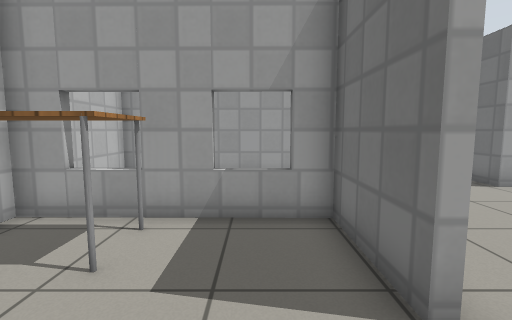
[1] (above)

17 first-person views from a walk through a Gazebo world. The camera is 0.9 m above the floor, tilts 6° down and sees 85° across. The floor is counted in squares, 0.5 m on a side. Each view is taken from the middle of a square. On the plan, view 1 faces up. The plan holds only what a view shows up to about 15 squares ahead; the rest is blank. Simple patterns stand in for the simulator's built-in surfaces.

[2]
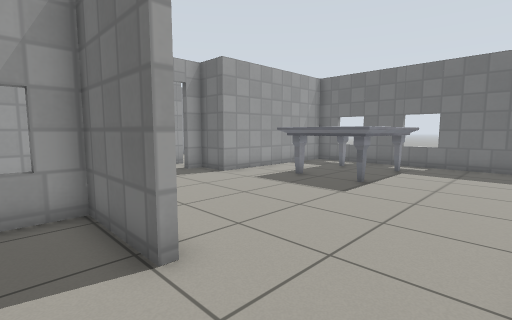

[3]
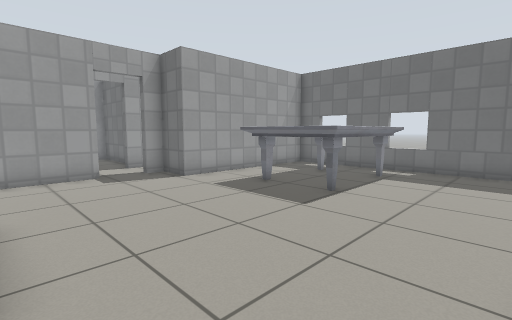

[4]
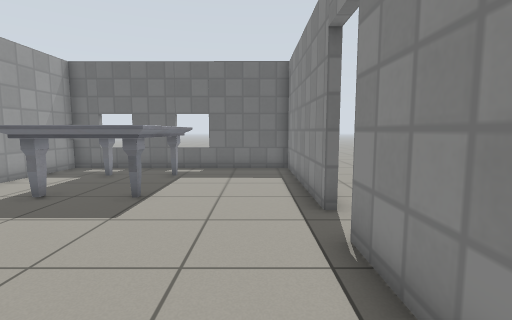

[5]
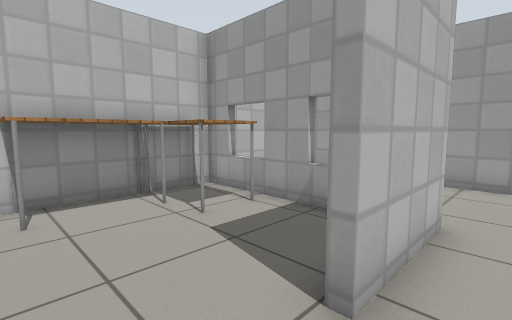

[6]
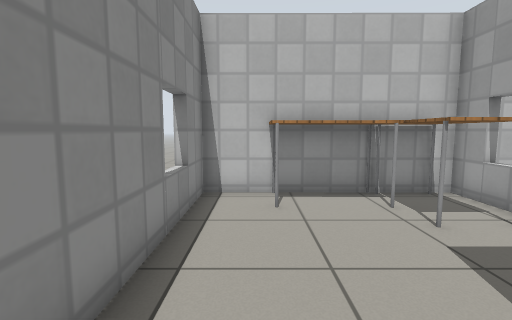

[7]
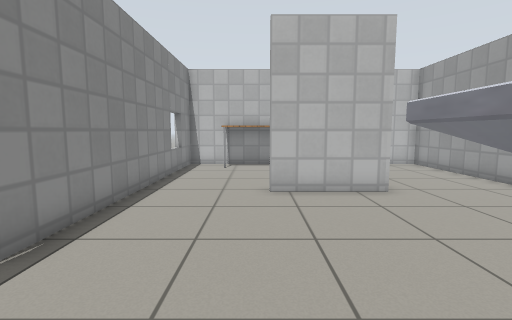

[8]
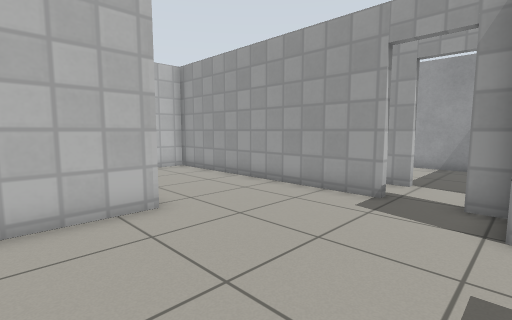

[9]
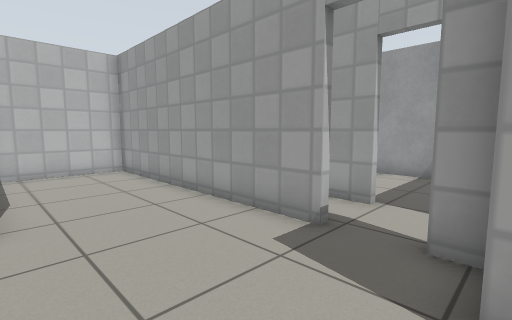

[10]
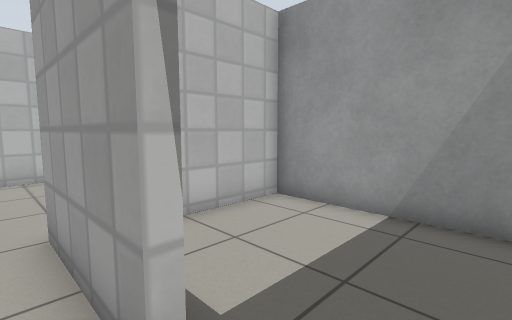

[11]
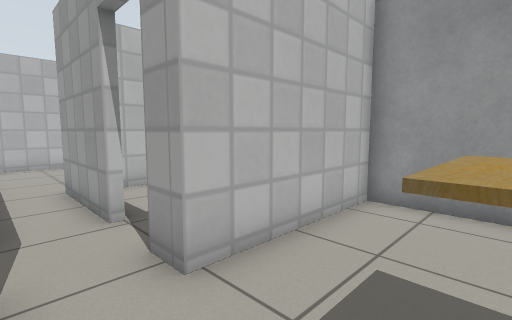

[12]
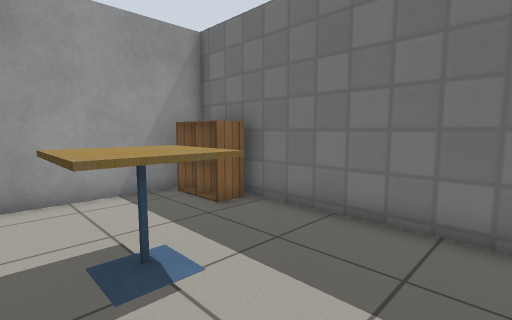

[13]
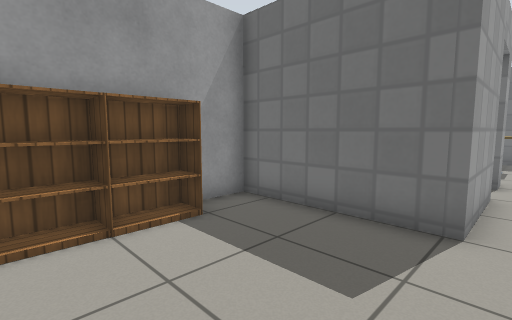

[14]
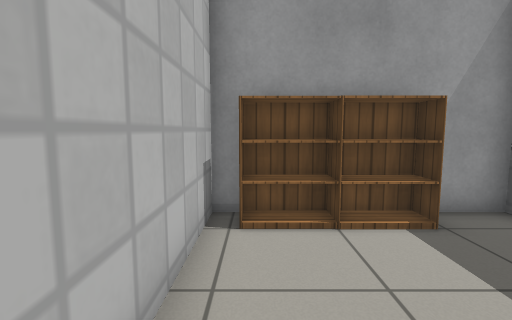

[15]
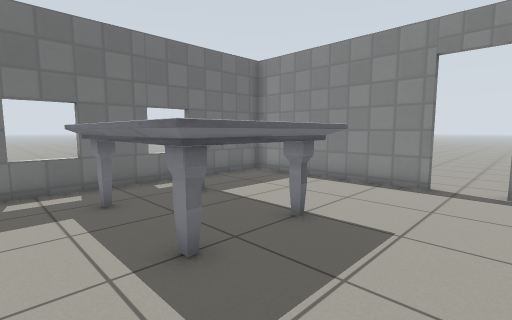

[16]
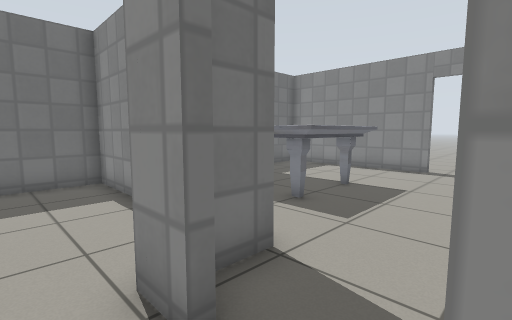

[17]
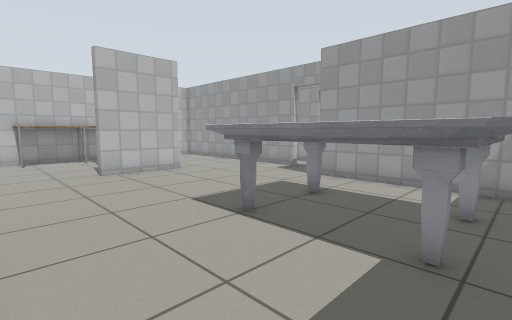

### Floor plan
Ten units are one square. View 1 is at (0, 0); x grows to the right and y downward. Boxes are objects, and circles mark ways between rooms. Rooms are numbered by the first view taken in them; rooms with no view inside come last. Other rooms are left out.
<svg viewBox="-60 -185 220 210">
<path fill="none" stroke="#000" d="M-50 -6 -50 15 15 15M16 -24 16 -56 -50 -57 -50 -24M19 -60 19 -24 16 -24M52 -105 -50 -105 -50 -65M81 15 154 15 154 -88 78 -88 78 -105 69 -105M15 15 65 15M52 -127 16 -127 16 -180 -50 -180 -50 -116M69 -108 81 -108M80 -127 70 -127M126 -91 154 -90 154 -154M144 -180 80 -180 80 -127M69 -180 19 -180 19 -141"/>
<rect x="-55" y="-35" width="20" height="30" fill="#bbb"><title>table</title></rect>
<rect x="-45" y="-55" width="30" height="20" fill="#bbb"><title>table</title></rect>
<rect x="85" y="-65" width="60" height="40" fill="#bbb"><title>marble table</title></rect>
<rect x="-45" y="-175" width="20" height="10" fill="#bbb"><title>bookshelf</title></rect>
<rect x="-25" y="-175" width="20" height="10" fill="#bbb"><title>bookshelf</title></rect>
<rect x="105" y="-145" width="20" height="20" fill="#bbb"><title>cafe table</title></rect>
<rect x="135" y="-165" width="20" height="10" fill="#bbb"><title>cabinet</title></rect>
<rect x="135" y="-175" width="20" height="10" fill="#bbb"><title>cabinet</title></rect>
<circle cx="20" cy="-5" r="3" fill="#2a7"/>
<circle cx="65" cy="-110" r="3" fill="#2a7"/>
<circle cx="80" cy="-120" r="3" fill="#2a7"/>
<circle cx="65" cy="-130" r="3" fill="#2a7"/>
<text x="-20" y="-20">1</text>
<text x="60" y="-50">2</text>
<text x="0" y="-140">3</text>
<text x="110" y="-140">4</text>
<text x="50" y="-160">5</text>
</svg>
Room 1 opens to room 2. Room 2 opens to room 3. Room 3 opens to room 4. Room 3 opens to room 5.

Where each view was taken, in squares from view 1:
view 1: 0 up, 0 right, facing up
view 2: 1 down, 0 right, facing up-right
view 3: 1 down, 2 right, facing up-right
view 4: 0 up, 2 right, facing right
view 5: 0 up, 3 right, facing up-left
view 6: 0 up, 3 right, facing left
view 7: 2 up, 10 right, facing left
view 8: 3 up, 8 right, facing up-left
view 9: 6 up, 8 right, facing up-left
view 10: 12 up, 7 right, facing up-left
view 11: 11 up, 11 right, facing up-left
view 12: 10 up, 10 right, facing up-right
view 13: 12 up, 4 left, facing up-right
view 14: 12 up, 4 left, facing up
view 15: 8 up, 6 right, facing down-right
view 16: 12 up, 5 right, facing down-right
view 17: 1 down, 14 right, facing up-left
